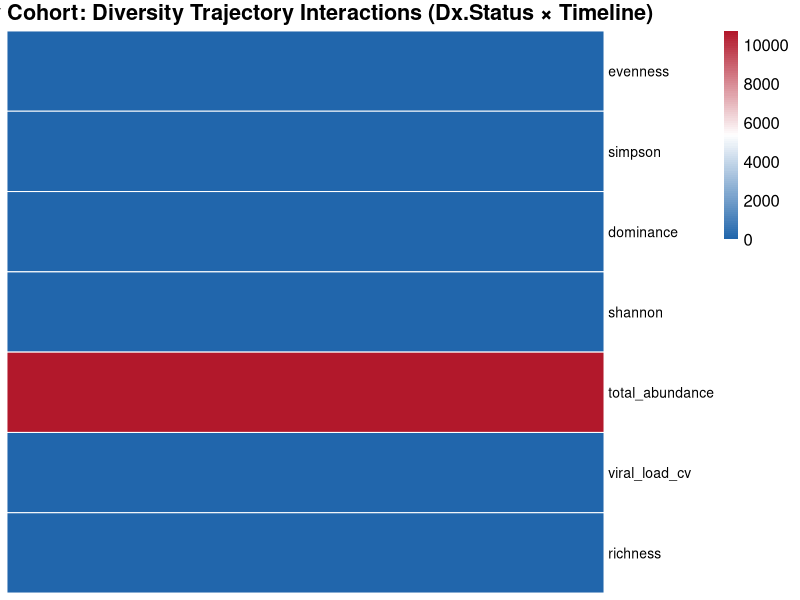
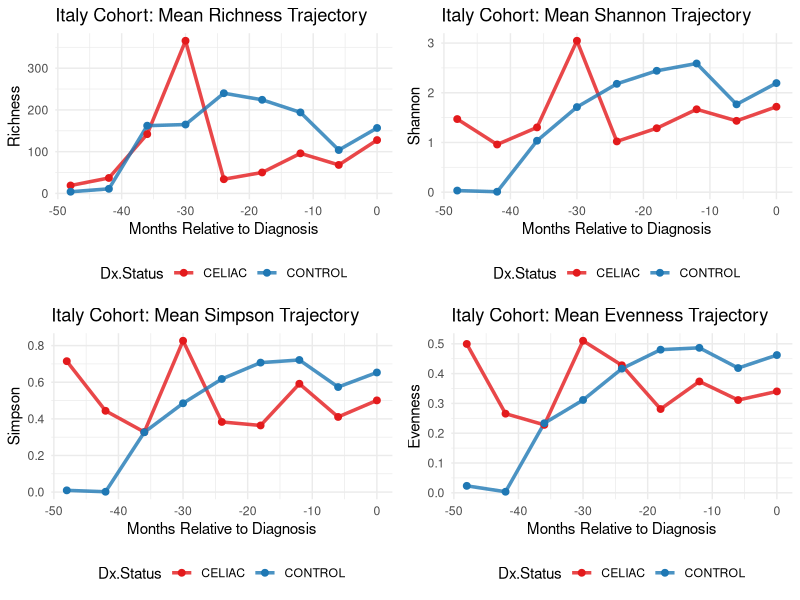
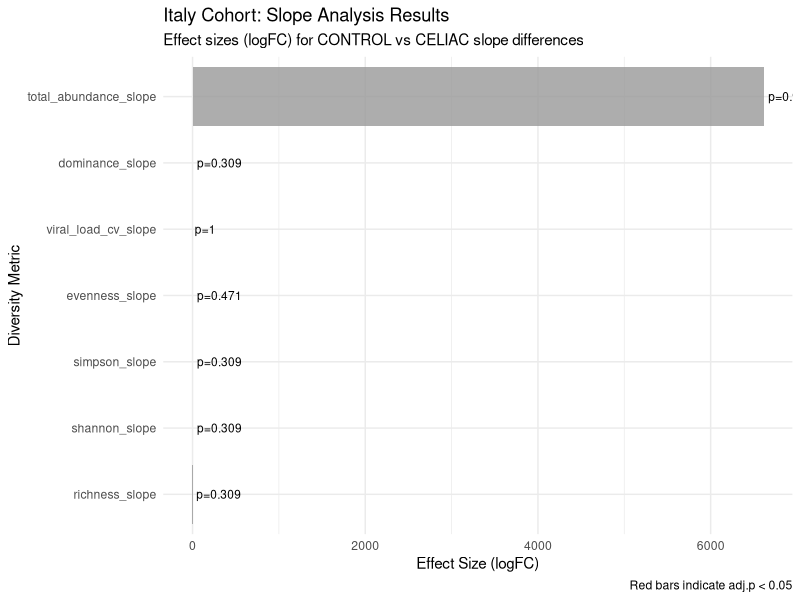
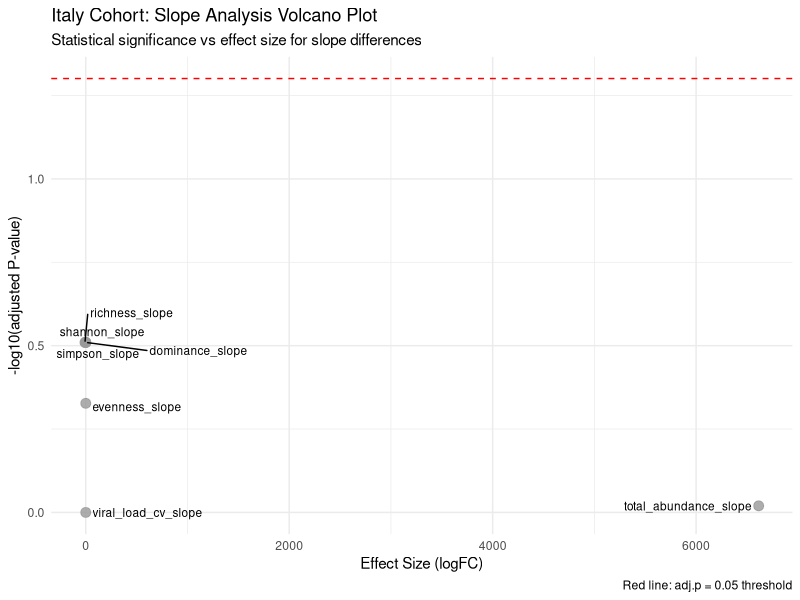
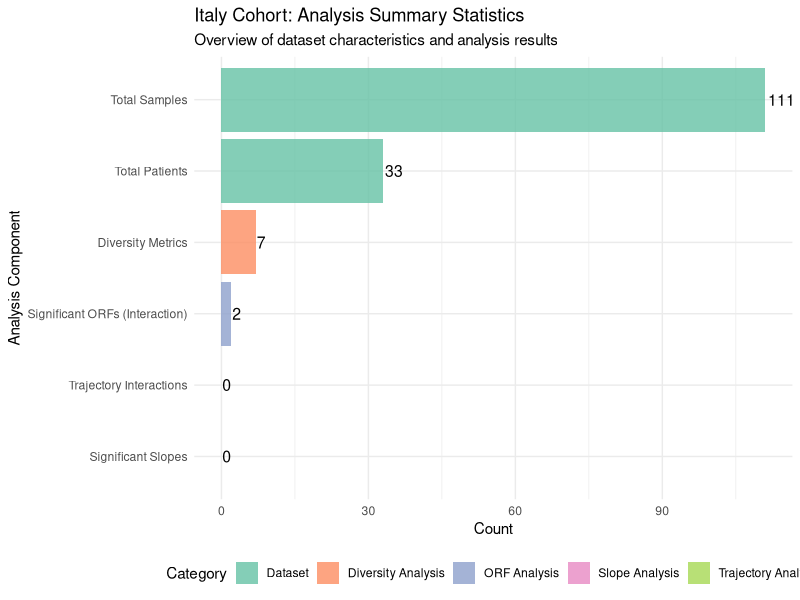

The R script that drew these images, in order:
#!/usr/bin/env Rscript
# Comprehensive Italy Cohort Analysis - Diversity-Focused Analysis
# Author: Claude AI
# Date: 2025-08-05
# Note: Only 2 significant ORFs found, focusing on diversity analysis

library(dplyr)
library(ggplot2)
library(pheatmap)
library(RColorBrewer)
library(limma)
library(edgeR)
library(vegan)
library(gridExtra)
library(ggrepel)
library(stringr)

cat("=== COMPREHENSIVE ITALY COHORT ANALYSIS ===\n")
cat("Starting analysis at:", format(Sys.time()), "\n\n")

# ============================================================================
# PART 1: LOAD DATA AND ASSESS ORF SIGNIFICANCE
# ============================================================================

cat("1. Loading Italy cohort data and assessing ORF significance...\n")

# Load abundance data
abundance_data_raw <- read.csv("Italy.orf.abundance.clean.csv")
rownames(abundance_data_raw) <- abundance_data_raw$X
abundance_data <- abundance_data_raw[, -1]

# Fix sample names (remove X prefix if present)
sample_names <- colnames(abundance_data)
sample_names_clean <- gsub("^X", "", sample_names)
colnames(abundance_data) <- sample_names_clean

# Load metadata
metadata_raw <- read.csv("Italy.metadata.clean.csv")
rownames(metadata_raw) <- metadata_raw$X
metadata <- metadata_raw

cat("Loaded abundance data with", nrow(abundance_data), "ORFs and", ncol(abundance_data), "samples\n")
cat("Loaded metadata with", nrow(metadata), "samples\n")

# Match samples
matching_samples <- intersect(colnames(abundance_data), rownames(metadata))
abundance_filtered <- abundance_data[, matching_samples]
metadata_filtered <- metadata[matching_samples, ]

cat("Using", length(matching_samples), "samples for analysis\n")

# Ensure Dx.Status is a factor with CELIAC as reference
metadata_filtered$Dx.Status <- factor(metadata_filtered$Dx.Status, levels = c("CELIAC", "CONTROL"))

# Create design matrix (Italy cohort doesn't have Country variable)
linear.model.design <- model.matrix(~ Dx.Status * onset_timeline_numeric + Sex + 
                                   Age.at.Gluten.Introduction..months. + HLA.Category + 
                                   feeding_first_year + Delivery.Mode, 
                                   data = metadata_filtered)

cat("Design matrix dimensions:", nrow(linear.model.design), "x", ncol(linear.model.design), "\n")

# Convert abundance data to matrix for limma
abundance_matrix <- as.matrix(abundance_filtered)

# Fit limma model with voomLmFit and patient blocking
cat("Running voomLmFit with patient blocking for ORF assessment...\n")
linear.model.fit <- voomLmFit(abundance_matrix, linear.model.design, 
                              block = metadata_filtered$patientID, plot = FALSE)
linear.model.fit <- eBayes(linear.model.fit)

# Get significant ORFs for the INTERACTION term (Dx.StatusCONTROL:onset_timeline_numeric)
topTable_results <- topTable(linear.model.fit, coef = "Dx.StatusCONTROL:onset_timeline_numeric", number = Inf, sort.by = "P")
significant_orfs <- topTable_results[topTable_results$adj.P.Val < 0.05, ]

cat("Identified", nrow(significant_orfs), "significant ORFs at adj.p < 0.05 (interaction term)\n")
cat("Percentage of total ORFs:", round(nrow(significant_orfs)/nrow(abundance_matrix)*100, 1), "%\n")

# Save significant ORFs results
write.csv(significant_orfs, "Italy_limma_model_Sig_res_final.csv", row.names = TRUE)

# Note about limited ORF results
cat("\nNote: Due to limited significant ORFs (", nrow(significant_orfs), "), focusing on diversity analysis\n")

# ============================================================================
# PART 2: DIVERSITY ANALYSIS (PRIMARY FOCUS)
# ============================================================================

cat("\n2. Running comprehensive diversity analysis...\n")

# Calculate diversity metrics for each sample
diversity_metrics <- data.frame(
  sample_id = matching_samples,
  stringsAsFactors = FALSE
)

# Add metadata
diversity_metrics <- merge(diversity_metrics, metadata_filtered, by.x = "sample_id", by.y = "row.names")

# Calculate diversity indices
abundance_matrix_t <- t(abundance_filtered)  # Transpose for vegan

for(i in 1:nrow(diversity_metrics)) {
  sample_abundance <- abundance_matrix_t[i, ]
  
  # Richness (number of non-zero ORFs)
  diversity_metrics$richness[i] <- sum(sample_abundance > 0)
  
  # Shannon diversity
  shannon_val <- vegan::diversity(sample_abundance, index = "shannon")
  diversity_metrics$shannon[i] <- ifelse(is.finite(shannon_val), shannon_val, 0)
  
  # Simpson diversity
  simpson_val <- vegan::diversity(sample_abundance, index = "simpson")
  diversity_metrics$simpson[i] <- ifelse(is.finite(simpson_val), simpson_val, 0)
  
  # Evenness (Pielou's evenness) - handle division by zero
  if(diversity_metrics$richness[i] > 1) {
    diversity_metrics$evenness[i] <- diversity_metrics$shannon[i] / log(diversity_metrics$richness[i])
  } else {
    diversity_metrics$evenness[i] <- 0
  }
  
  # Total abundance
  diversity_metrics$total_abundance[i] <- sum(sample_abundance)
  
  # Dominance (1 - Simpson)
  diversity_metrics$dominance[i] <- 1 - diversity_metrics$simpson[i]
  
  if(i %% 25 == 0) {
    cat("Calculated diversity for", i, "samples\n")
  }
}

# Calculate viral load CV by patient
diversity_metrics <- diversity_metrics %>%
  group_by(patientID) %>%
  mutate(viral_load_cv = ifelse(mean(total_abundance, na.rm = TRUE) > 0, 
                               sd(total_abundance, na.rm = TRUE) / mean(total_abundance, na.rm = TRUE), 
                               0)) %>%
  ungroup()

# Replace any remaining NAs or infinite values
diversity_metrics$viral_load_cv[!is.finite(diversity_metrics$viral_load_cv)] <- 0
diversity_metrics$evenness[!is.finite(diversity_metrics$evenness)] <- 0

cat("Diversity metrics calculated for", nrow(diversity_metrics), "samples\n")

# ============================================================================
# PART 3: DIVERSITY TRAJECTORY ANALYSIS
# ============================================================================

cat("\n3. Running diversity trajectory analysis...\n")

# Create design matrix for trajectory analysis
trajectory_design <- model.matrix(~ Dx.Status * onset_timeline_numeric + Sex + 
                                  Age.at.Gluten.Introduction..months. + HLA.Category + 
                                  feeding_first_year + Delivery.Mode, 
                                  data = diversity_metrics)

# Create diversity matrix for limma
diversity_matrix <- as.matrix(t(diversity_metrics[, c("richness", "shannon", "simpson", 
                                                     "evenness", "total_abundance", 
                                                     "dominance", "viral_load_cv")]))

# Check for any remaining NAs in diversity matrix
diversity_matrix[!is.finite(diversity_matrix)] <- 0

# Run limma with patient blocking
diversity_fit <- lmFit(diversity_matrix, trajectory_design)
diversity_fit <- eBayes(diversity_fit)

# Extract trajectory results
trajectory_results <- topTable(diversity_fit, coef = "Dx.StatusCONTROL:onset_timeline_numeric", 
                               number = Inf, sort.by = "P")

cat("Trajectory analysis completed\n")

# ============================================================================
# PART 4: CREATE DIVERSITY TRAJECTORY HEATMAP
# ============================================================================

cat("\n4. Creating diversity trajectory heatmap...\n")

# Create heatmap showing trajectory interaction effects
png("diversity_trajectory_heatmap_Italy.png", width = 800, height = 600, res = 150)

# Create a simple heatmap of the logFC values
heatmap_matrix <- as.matrix(trajectory_results$logFC)
rownames(heatmap_matrix) <- rownames(trajectory_results)
colnames(heatmap_matrix) <- "Trajectory_Interaction"

pheatmap(heatmap_matrix,
         cluster_rows = FALSE,
         cluster_cols = FALSE,
         scale = "none",
         color = colorRampPalette(c("#2166AC", "white", "#B2182B"))(100),
         main = "Italy Cohort: Diversity Trajectory Interactions (Dx.Status × Timeline)",
         fontsize = 12,
         fontsize_row = 10,
         show_colnames = FALSE,
         annotation_legend = TRUE,
         border_color = "white")

dev.off()
cat("Diversity trajectory heatmap saved\n")

# ============================================================================
# PART 5: SLOPE ANALYSIS
# ============================================================================

cat("\n5. Running slope analysis...\n")

# Calculate individual patient slopes
slope_data <- diversity_metrics %>%
  group_by(patientID) %>%
  summarise(
    Dx.Status = first(Dx.Status),
    Sex = first(Sex),
    Age.at.Gluten.Introduction..months. = first(Age.at.Gluten.Introduction..months.),
    HLA.Category = first(HLA.Category),
    feeding_first_year = first(feeding_first_year),
    Delivery.Mode = first(Delivery.Mode),
    richness_slope = if(n() >= 3) coef(lm(richness ~ onset_timeline_numeric))[2] else NA,
    shannon_slope = if(n() >= 3) coef(lm(shannon ~ onset_timeline_numeric))[2] else NA,
    simpson_slope = if(n() >= 3) coef(lm(simpson ~ onset_timeline_numeric))[2] else NA,
    evenness_slope = if(n() >= 3) coef(lm(evenness ~ onset_timeline_numeric))[2] else NA,
    total_abundance_slope = if(n() >= 3) coef(lm(total_abundance ~ onset_timeline_numeric))[2] else NA,
    dominance_slope = if(n() >= 3) coef(lm(dominance ~ onset_timeline_numeric))[2] else NA,
    viral_load_cv_slope = if(n() >= 3) coef(lm(viral_load_cv ~ onset_timeline_numeric))[2] else NA,
    .groups = "drop"
  ) %>%
  filter(!is.na(richness_slope))  # Remove patients with insufficient data

# Run limma analysis on slopes
slope_design <- model.matrix(~ Dx.Status + Sex + Age.at.Gluten.Introduction..months. + 
                            HLA.Category + feeding_first_year + Delivery.Mode, 
                            data = slope_data)

slope_matrix <- as.matrix(t(slope_data[, c("richness_slope", "shannon_slope", "simpson_slope",
                                          "evenness_slope", "total_abundance_slope", 
                                          "dominance_slope", "viral_load_cv_slope")]))

slope_fit <- lmFit(slope_matrix, slope_design)
slope_fit <- eBayes(slope_fit)

slope_results <- topTable(slope_fit, coef = "Dx.StatusCONTROL", number = Inf, sort.by = "P")

cat("Slope analysis completed\n")

# ============================================================================
# PART 6: CREATE ANALYSIS PLOTS
# ============================================================================

cat("\n6. Creating analysis plots...\n")

# Create slope analysis bar plot
slope_plot_data <- slope_results
slope_plot_data$metric <- rownames(slope_plot_data)
slope_plot_data$significant <- slope_plot_data$adj.P.Val < 0.05

p_slope_bar <- ggplot(slope_plot_data, aes(x = reorder(metric, logFC), y = logFC)) +
  geom_col(aes(fill = significant), alpha = 0.8) +
  geom_text(aes(label = paste0("p=", round(adj.P.Val, 3))), hjust = -0.1, size = 3) +
  coord_flip() +
  scale_fill_manual(values = c("FALSE" = "gray60", "TRUE" = "red")) +
  labs(title = "Italy Cohort: Slope Analysis Results",
       subtitle = "Effect sizes (logFC) for CONTROL vs CELIAC slope differences",
       x = "Diversity Metric", y = "Effect Size (logFC)",
       caption = "Red bars indicate adj.p < 0.05") +
  theme_minimal() +
  theme(legend.position = "none")

ggsave("slope_analysis_results_Italy.png", p_slope_bar, width = 10, height = 6, dpi = 300)

# Create slope volcano plot
p_slope_volcano <- ggplot(slope_results, aes(x = logFC, y = -log10(adj.P.Val))) +
  geom_point(aes(color = adj.P.Val < 0.05), size = 3, alpha = 0.8) +
  geom_text_repel(aes(label = rownames(slope_results)), size = 3) +
  geom_hline(yintercept = -log10(0.05), linetype = "dashed", color = "red") +
  scale_color_manual(values = c("FALSE" = "gray60", "TRUE" = "red")) +
  labs(title = "Italy Cohort: Slope Analysis Volcano Plot",
       subtitle = "Statistical significance vs effect size for slope differences",
       x = "Effect Size (logFC)", y = "-log10(adjusted P-value)",
       caption = "Red line: adj.p = 0.05 threshold") +
  theme_minimal() +
  theme(legend.position = "none")

ggsave("slope_volcano_plot_Italy.png", p_slope_volcano, width = 10, height = 6, dpi = 300)

# Create diversity trajectories by group
trajectory_summary <- diversity_metrics %>%
  group_by(Dx.Status, onset_timeline_numeric) %>%
  summarise(
    richness_mean = mean(richness, na.rm = TRUE),
    shannon_mean = mean(shannon, na.rm = TRUE),
    simpson_mean = mean(simpson, na.rm = TRUE),
    evenness_mean = mean(evenness, na.rm = TRUE),
    total_abundance_mean = mean(total_abundance, na.rm = TRUE),
    dominance_mean = mean(dominance, na.rm = TRUE),
    viral_load_cv_mean = mean(viral_load_cv, na.rm = TRUE),
    n_samples = n(),
    .groups = "drop"
  )

# Create trajectory plots
metrics_to_plot <- c("richness_mean", "shannon_mean", "simpson_mean", "evenness_mean")
plot_list <- list()

for(metric in metrics_to_plot) {
  metric_name <- gsub("_mean", "", metric)
  
  p <- ggplot(trajectory_summary, aes(x = onset_timeline_numeric, y = .data[[metric]], color = Dx.Status)) +
    geom_line(size = 1.2, alpha = 0.8) +
    geom_point(size = 2) +
    scale_color_manual(values = c("CELIAC" = "#E31A1C", "CONTROL" = "#1F78B4")) +
    labs(title = paste("Italy Cohort: Mean", str_to_title(metric_name), "Trajectory"),
         x = "Months Relative to Diagnosis", y = str_to_title(metric_name)) +
    theme_minimal() +
    theme(legend.position = "bottom")
  
  plot_list[[metric]] <- p
}

# Combine plots
combined_trajectories <- do.call(grid.arrange, c(plot_list, ncol = 2))

ggsave("diversity_trajectories_by_group_Italy.png", combined_trajectories, 
       width = 12, height = 8, dpi = 300)

cat("Diversity trajectories plot saved\n")

# ============================================================================
# PART 7: CREATE ANALYSIS SUMMARY STATISTICS
# ============================================================================

cat("\n7. Creating analysis summary statistics...\n")

# Create summary statistics plot
summary_stats <- data.frame(
  Metric = c("Total Samples", "Total Patients", "Significant ORFs (Interaction)", "Diversity Metrics", 
             "Trajectory Interactions", "Significant Slopes"),
  Count = c(nrow(diversity_metrics), length(unique(diversity_metrics$patientID)), 
            nrow(significant_orfs), 7, sum(trajectory_results$adj.P.Val < 0.05), 
            sum(slope_results$adj.P.Val < 0.05)),
  Category = c("Dataset", "Dataset", "ORF Analysis", "Diversity Analysis", 
               "Trajectory Analysis", "Slope Analysis")
)

p_summary <- ggplot(summary_stats, aes(x = reorder(Metric, Count), y = Count, fill = Category)) +
  geom_col(alpha = 0.8) +
  geom_text(aes(label = Count), hjust = -0.1, size = 4) +
  coord_flip() +
  scale_fill_brewer(type = "qual", palette = "Set2") +
  labs(title = "Italy Cohort: Analysis Summary Statistics",
       subtitle = "Overview of dataset characteristics and analysis results",
       x = "Analysis Component", y = "Count") +
  theme_minimal() +
  theme(legend.position = "bottom")

ggsave("analysis_summary_statistics_Italy.png", p_summary, width = 10, height = 6, dpi = 300)

cat("Summary statistics plot saved\n")

# ============================================================================
# PART 8: SAVE DATA FILES
# ============================================================================

cat("\n8. Saving analysis data files...\n")

# Save diversity data
write.csv(diversity_metrics, "diversity_data_full_Italy.csv", row.names = FALSE)

# Save trajectory results
write.csv(trajectory_results, "diversity_trajectory_results_Italy.csv", row.names = TRUE)

# Save slope results
write.csv(slope_results, "slope_analysis_results_Italy.csv", row.names = TRUE)
write.csv(slope_data, "slope_data_Italy.csv", row.names = FALSE)

# Save summary statistics
write.csv(summary_stats, "analysis_summary_Italy.csv", row.names = FALSE)

cat("Data files saved\n")

# ============================================================================
# PART 9: FINAL SUMMARY
# ============================================================================

cat("\n=== ITALY COHORT COMPREHENSIVE ANALYSIS COMPLETED ===\n")
cat("Generated files:\n")
cat("- Italy_limma_model_Sig_res_final.csv: Significant ORFs results\n")
cat("- diversity_trajectory_heatmap_Italy.png: Diversity trajectory interactions\n")
cat("- slope_analysis_results_Italy.png: Slope analysis results\n")
cat("- slope_volcano_plot_Italy.png: Slope analysis volcano plot\n")
cat("- diversity_trajectories_by_group_Italy.png: Mean diversity trajectories\n")
cat("- analysis_summary_statistics_Italy.png: Summary statistics\n")
cat("- All supporting data files (.csv)\n")

cat("\nKey Results Summary:\n")
cat("- Total samples:", nrow(diversity_metrics), "\n")
cat("- Total patients:", length(unique(diversity_metrics$patientID)), "\n")
cat("- Significant ORFs:", nrow(significant_orfs), "(", round(nrow(significant_orfs)/nrow(abundance_matrix)*100, 1), "% of total)\n")
cat("- Significant trajectory interactions:", sum(trajectory_results$adj.P.Val < 0.05), "\n")
cat("- Significant slope differences:", sum(slope_results$adj.P.Val < 0.05), "\n")

cat("\nNote: Limited ORF significance led to focus on diversity-based analysis\n")
cat("Analysis completed at:", format(Sys.time()), "\n")
